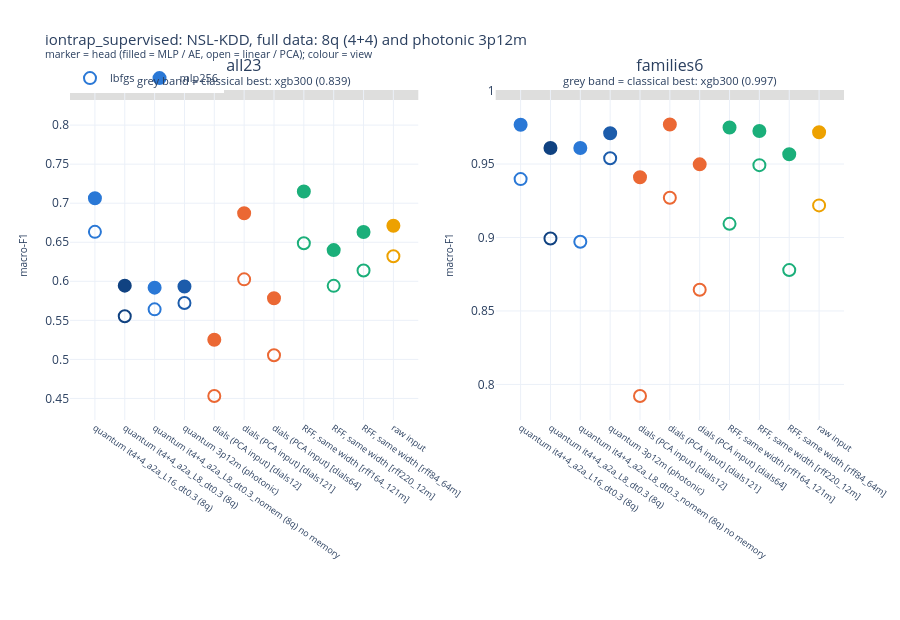

Here is the notebook cell this chart was saved with:
### Code cell
P.fig_qubits(R, "iontrap_supervised")

### Figure 1 — Plotly figure (JSON) as saved in the notebook; plotly's stock layout.template omitted (floating-point values rounded to 4 significant figures)
{"data": [{"hovertemplate": "%{x}<br>lbfgs: %{y:.4f}<extra></extra>", "legendgroup": "lbfgs", "marker": {"color": ["#2a78d6", "#104281", "#2a78d6", "#1c5cab", "#eb6834", "#eb6834", "#eb6834", "#1baf7a", "#1baf7a", "#1baf7a", "#eda100"], "line": {"color": ["#2a78d6", "#104281", "#2a78d6", "#1c5cab", "#eb6834", "#eb6834", "#eb6834", "#1baf7a", "#1baf7a", "#1baf7a", "#eda100"], "width": 2}, "size": 12, "symbol": "circle-open"}, "mode": "markers", "name": "lbfgs", "showlegend": true, "type": "scatter", "x": ["quantum it4+4_a2a_L16_dt0.3 (8q)", "quantum it4+4_a2a_L8_dt0.3 (8q)", "quantum it4+4_a2a_L8_dt0.3_nomem (8q) no memory", "quantum 3p12m (photonic)", "dials (PCA input) [dials12]", "dials (PCA input) [dials121]", "dials (PCA input) [dials64]", "RFF, same width [rff164_121m]", "RFF, same width [rff220_12m]", "RFF, same width [rff84_64m]", "raw input"], "xaxis": "x", "y": [0.6633, 0.5553, 0.5641, 0.5722, 0.4531, 0.6025, 0.5053, 0.6487, 0.5942, 0.6138, 0.6321], "yaxis": "y"}, {"hovertemplate": "%{x}<br>mlp256: %{y:.4f}<extra></extra>", "legendgroup": "mlp256", "marker": {"color": ["#2a78d6", "#104281", "#2a78d6", "#1c5cab", "#eb6834", "#eb6834", "#eb6834", "#1baf7a", "#1baf7a", "#1baf7a", "#eda100"], "line": {"color": ["#2a78d6", "#104281", "#2a78d6", "#1c5cab", "#eb6834", "#eb6834", "#eb6834", "#1baf7a", "#1baf7a", "#1baf7a", "#eda100"], "width": 2}, "size": 12, "symbol": "circle"}, "mode": "markers", "name": "mlp256", "showlegend": true, "type": "scatter", "x": ["quantum it4+4_a2a_L16_dt0.3 (8q)", "quantum it4+4_a2a_L8_dt0.3 (8q)", "quantum it4+4_a2a_L8_dt0.3_nomem (8q) no memory", "quantum 3p12m (photonic)", "dials (PCA input) [dials12]", "dials (PCA input) [dials121]", "dials (PCA input) [dials64]", "RFF, same width [rff164_121m]", "RFF, same width [rff220_12m]", "RFF, same width [rff84_64m]", "raw input"], "xaxis": "x", "y": [0.7063, 0.5944, 0.5919, 0.5933, 0.5252, 0.6872, 0.5782, 0.715, 0.6399, 0.663, 0.6711], "yaxis": "y"}, {"hovertemplate": "%{x}<br>lbfgs: %{y:.4f}<extra></extra>", "legendgroup": "lbfgs", "marker": {"color": ["#2a78d6", "#104281", "#2a78d6", "#1c5cab", "#eb6834", "#eb6834", "#eb6834", "#1baf7a", "#1baf7a", "#1baf7a", "#eda100"], "line": {"color": ["#2a78d6", "#104281", "#2a78d6", "#1c5cab", "#eb6834", "#eb6834", "#eb6834", "#1baf7a", "#1baf7a", "#1baf7a", "#eda100"], "width": 2}, "size": 12, "symbol": "circle-open"}, "mode": "markers", "name": "lbfgs", "showlegend": false, "type": "scatter", "x": ["quantum it4+4_a2a_L16_dt0.3 (8q)", "quantum it4+4_a2a_L8_dt0.3 (8q)", "quantum it4+4_a2a_L8_dt0.3_nomem (8q) no memory", "quantum 3p12m (photonic)", "dials (PCA input) [dials12]", "dials (PCA input) [dials121]", "dials (PCA input) [dials64]", "RFF, same width [rff164_121m]", "RFF, same width [rff220_12m]", "RFF, same width [rff84_64m]", "raw input"], "xaxis": "x2", "y": [0.9397, 0.8993, 0.8971, 0.9539, 0.7921, 0.927, 0.8644, 0.9093, 0.9492, 0.8778, 0.9218], "yaxis": "y2"}, {"hovertemplate": "%{x}<br>mlp256: %{y:.4f}<extra></extra>", "legendgroup": "mlp256", "marker": {"color": ["#2a78d6", "#104281", "#2a78d6", "#1c5cab", "#eb6834", "#eb6834", "#eb6834", "#1baf7a", "#1baf7a", "#1baf7a", "#eda100"], "line": {"color": ["#2a78d6", "#104281", "#2a78d6", "#1c5cab", "#eb6834", "#eb6834", "#eb6834", "#1baf7a", "#1baf7a", "#1baf7a", "#eda100"], "width": 2}, "size": 12, "symbol": "circle"}, "mode": "markers", "name": "mlp256", "showlegend": false, "type": "scatter", "x": ["quantum it4+4_a2a_L16_dt0.3 (8q)", "quantum it4+4_a2a_L8_dt0.3 (8q)", "quantum it4+4_a2a_L8_dt0.3_nomem (8q) no memory", "quantum 3p12m (photonic)", "dials (PCA input) [dials12]", "dials (PCA input) [dials121]", "dials (PCA input) [dials64]", "RFF, same width [rff164_121m]", "RFF, same width [rff220_12m]", "RFF, same width [rff84_64m]", "raw input"], "xaxis": "x2", "y": [0.9767, 0.9609, 0.9609, 0.9709, 0.941, 0.9769, 0.9498, 0.9748, 0.9724, 0.9566, 0.9716], "yaxis": "y2"}], "layout": {"annotations": [{"font": {"size": 16}, "showarrow": false, "text": "all23<br><sup>grey band = classical best: xgb300 (0.839)</sup>", "x": 0.225, "xanchor": "center", "xref": "paper", "y": 1.0, "yanchor": "bottom", "yref": "paper"}, {"font": {"size": 16}, "showarrow": false, "text": "families6<br><sup>grey band = classical best: xgb300 (0.997)</sup>", "x": 0.775, "xanchor": "center", "xref": "paper", "y": 1.0, "yanchor": "bottom", "yref": "paper"}], "height": 620, "hoverlabel": {"font": {"size": 11}}, "legend": {"font": {"size": 11}, "orientation": "h", "y": 1.08}, "margin": {"b": 200, "l": 70, "r": 30, "t": 90}, "shapes": [{"layer": "below", "line": {"color": "rgba(138,137,132,0.28)", "width": 10}, "type": "line", "x0": 0, "x1": 1, "xref": "x domain", "y0": 0.8386, "y1": 0.8386, "yref": "y"}, {"layer": "below", "line": {"color": "rgba(138,137,132,0.28)", "width": 10}, "type": "line", "x0": 0, "x1": 1, "xref": "x2 domain", "y0": 0.997, "y1": 0.997, "yref": "y2"}], "title": {"font": {"size": 15}, "text": "iontrap_supervised: NSL-KDD, full data: 8q (4+4) and photonic 3p12m<br><sup>marker = head (filled = MLP / AE, open = linear / PCA); colour = view</sup>"}, "xaxis": {"anchor": "y", "domain": [0.0, 0.45], "tickangle": 35, "tickfont": {"size": 9}}, "xaxis2": {"anchor": "y2", "domain": [0.55, 1.0], "tickangle": 35, "tickfont": {"size": 9}}, "yaxis": {"anchor": "x", "domain": [0.0, 1.0], "title": {"font": {"size": 10}, "text": "macro-F1"}}, "yaxis2": {"anchor": "x2", "domain": [0.0, 1.0], "title": {"font": {"size": 10}, "text": "macro-F1"}}}}
